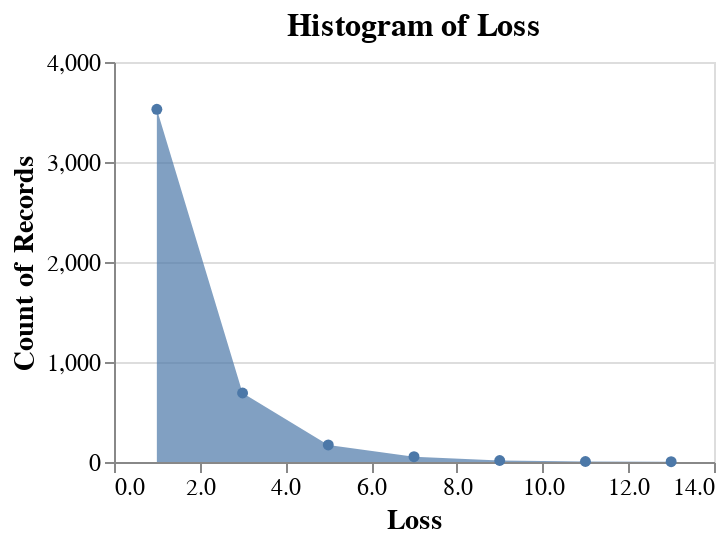

This figure's notebook cell:
### Code cell
alt.Chart(db.query('epoch > 100')).mark_area(point = True).encode(
    x=alt.X('loss:Q', bin=alt.Bin(maxbins=10), title='Loss'),
    y='count()'
).properties(
    title='Histogram of Loss',
    width=300,
    height=200
).configure_axis(
    labelFontSize=12,
    titleFontSize=14
).configure_title(
    fontSize=16
)

### Figure 1 — Vega-Lite specification as saved in the notebook (floating-point values rounded to 4 significant figures; data arrays with more than 128 entries replaced by an {"elided": "..."} marker saying what was removed)
{"config": {"view": {"continuousWidth": 300, "continuousHeight": 300}, "axis": {"labelFontSize": 12, "titleFontSize": 14}, "title": {"fontSize": 16}}, "data": {"name": "data-8e24a5773328d0b12c7f895574a6f4ff"}, "mark": {"type": "area", "point": true}, "encoding": {"x": {"bin": {"maxbins": 10}, "field": "loss", "title": "Loss", "type": "quantitative"}, "y": {"aggregate": "count", "type": "quantitative"}}, "height": 200, "title": "Histogram of Loss", "width": 300, "$schema": "https://vega.github.io/schema/vega-lite/v5.17.0.json", "datasets": {"data-8e24a5773328d0b12c7f895574a6f4ff": {"elided": "4464 records"}}}
